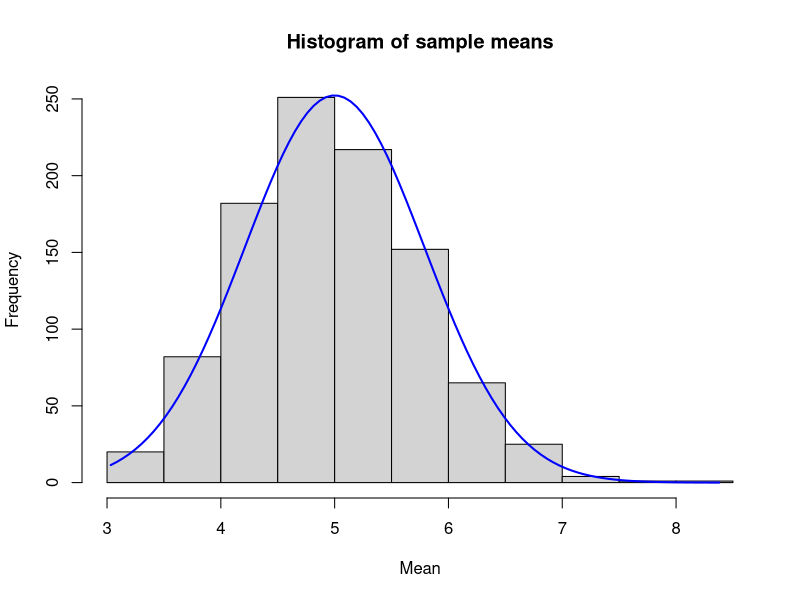

Write R code to recreate this figure.
## ---- chunk 1
library("dplyr")
library("matrixStats")
## ---- chunk 2
set.seed(12345); lambda = 0.2; nobs = 40; sims = 1000
## ---- chunk 3
exp <- matrix(rexp(sims*nobs, lambda), nrow = sims, ncol = nobs)
## ---- chunk 4
exp_mean <- rowMeans(exp)
exp_sd <- rowSds(exp)
exp <- cbind(exp, exp_mean = exp_mean, exp_sd = exp_sd)
exp <- data.frame(exp)
exp <- exp %>%
    mutate(CI_left = exp_mean - 1.96 * exp_sd / sqrt(nobs),
           CI_right = exp_mean + 1.96 * exp_sd / sqrt(nobs))
## ---- chunk 5
h <- hist(exp$exp_mean,
          main = "Histogram of sample means",
          xlab = "Mean")
xfit<-seq(min(exp$exp_mean),max(exp$exp_mean),length=100) 
yfit<-dnorm(xfit,mean = 1/lambda, sd = (1/lambda)/sqrt(nobs)) 
yfit <- yfit*diff(h$mids[1:2])*length(exp$exp_mean) 
lines(xfit, yfit, col="blue", lwd=2)
## ---- chunk 6
exp <- exp %>%
    mutate(CI_good = (CI_left < 1/lambda) & (1/lambda < CI_right))
percent_good <- mean(exp$CI_good)
